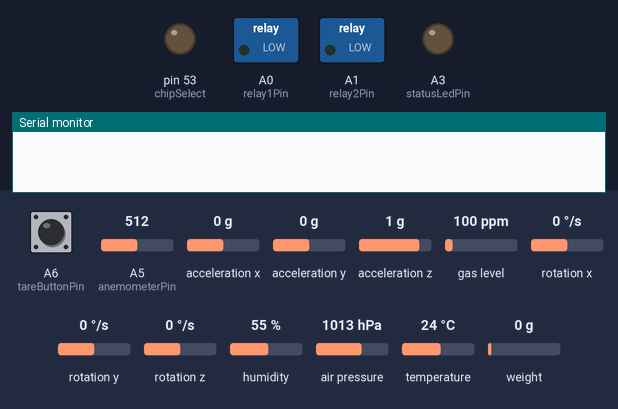
The sketch below on a simulated Arduino Mega 2560, built with avr-gcc and run on an emulated ATmega2560. On the bench: switched loads named in the sketch (green lamp = pin HIGH), output pins drawn as LEDs (lit = HIGH), the last lines printed to the serial monitor. Wiring (inferred from the names in the program): MPU-9250 motion sensor at I2C address 0x69. Dashed ring = blinking. Inputs (shaded band) come from the test bench; at power-on: A5 (anemometerPin) = 512, A6 (tareButtonPin) HIGH, acceleration x 0 g, acceleration y 0 g, acceleration z 1 g, gas level 100 ppm, rotation x 0 °/s, rotation y 0 °/s, rotation z 0 °/s, humidity 55 %, air pressure 1013 hPa, temperature 24 °C, weight on the scale 0 g. The local clock reads 2024-03-15 10:24:30 at power-on unless the sketch sets it; storage starts empty; EEPROM starts erased.

Above: at 0.1 s.
At 15.7 s:
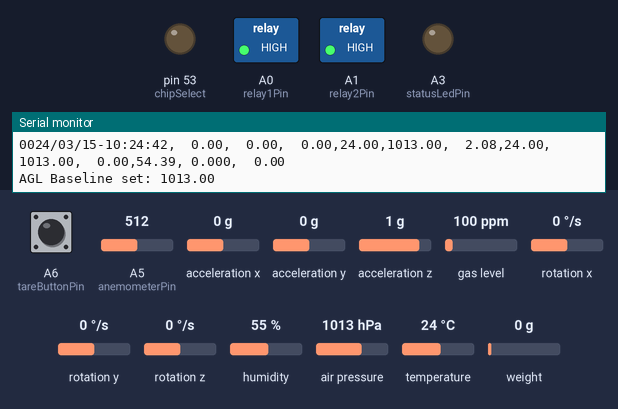
15.8 s: A5 (anemometerPin) set to 163
At 16.3 s:
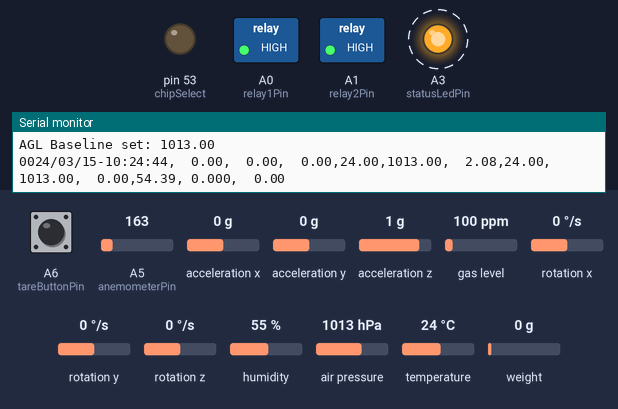
19.1 s: A5 (anemometerPin) set to 136
Timing chart, 0 to 32.6 s (numbered marks = the images above; inputs shaded):
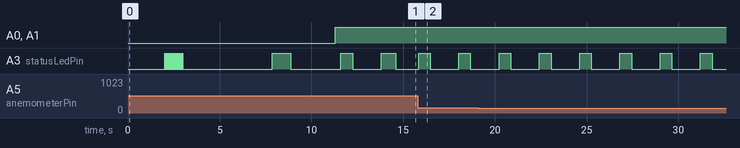

Measured:
- by itself, A3 (statusLedPin): alternates HIGH for 0.64 s and LOW for 1.6 s

The sketch:

new_Mega_2bmp_i2cSpi_gyro_AGL_wind_load_1string_sdlog_rtos_3.ino
```cpp
/*
 * ----------------------------------------------------------------
 * FINAL ROBUST ARDUINO MEGA CODE (24/7 STABILITY EDITION)
 * ----------------------------------------------------------------
 * Architecture: Sensor Collector
 * Output: Serial (TX0/RX0)
 * Safety:
 *   1. Hardware Watchdog Timer (8s)
 *   2. I2C Bus Timeout & Recovery (Prevents Wire freeze)
 *   3. EEPROM Gyro Calibration (Auto-Calibrate on First Run)
 *   4. SD Card Hot-Swap/Recovery support
 *   5. Status LED & Relay Automation
 *   6. Load Cell EEPROM Permanent Zero (Survives Power Loss)
 * ----------------------------------------------------------------
 */

#include <Wire.h>
#include <SPI.h>
#include <SD.h>
#include <EEPROM.h>
#include "Adafruit_BMP3XX.h"
#include <uRTCLib.h>
#include <HX711_ADC.h>
#include <avr/wdt.h>
#include <math.h>

// ================================================================
// PIN DEFINITIONS
// ================================================================

// Status Indicators & Controls
const int statusLedPin = A3;  // Blink on TX, Solid on Error
const int relay1Pin    = A0;  // Relay 1 GPIO
const int relay2Pin    = A1;  // Relay 2 GPIO

// --- RELAY CONFIGURATION ---
// Many relay modules are "Active LOW" (LOW turns them ON).
// If your relays work backwards (ON when they should be OFF), swap these values.
const int RELAY_ON  = HIGH;
const int RELAY_OFF = LOW;

// Relay 1 Schedule
int R1_Start_Hour = 10;
int R1_Start_Min  = 00;
int R1_Stop_Hour  = 17;
int R1_Stop_Min   = 30;

// Relay 2 Schedule
int R2_Start_Hour = 10;
int R2_Start_Min  = 00;
int R2_Stop_Hour  = 17;
int R2_Stop_Min   = 00;

// SD Card
const int chipSelect = 53;

// BMP390
#define BMP1_I2C_ADDRESS 0x77
#define BMP2_CS 2

// Load Cell (HX711)
const int HX711_dout  = 5;
const int HX711_sck   = 6;
const int tareButtonPin = A6; // Button to tare load cell (Connect between A6 and GND)

// Anemometer
const int anemometerPin = A5;

// MPU9250 (I2C)
const int MPU_ADDR    = 0x69;
const int PWR_MGMT_1  = 0x6B;
const int ACCEL_XOUT_H = 0x3B;
const int GYRO_XOUT_H  = 0x43;

// ================================================================
// GLOBAL VARIABLES
// ================================================================

// --- System Status ---
bool system_error = false;
unsigned long led_blink_start = 0;
const unsigned long LED_BLINK_DURATION = 500; // ms

// --- MPU9250 ---
int16_t accelX, accelY, accelZ;
int16_t gyroX, gyroY, gyroZ;
float angleX = 0, angleY = 0, angleZ = 0;
float gyroErrorX = 0, gyroErrorY = 0, gyroErrorZ = 0;
unsigned long currTimeMPU, prevTimeMPU;
float elapsedTimeMPU;
float currentYaw, currentPitch, currentRoll;

// DRIFT FIX: Deadzone Threshold
// Any rotation slower than 0.5 deg/sec is ignored as noise
#define GYRO_DEADZONE 0.5

// --- CALIBRATION CONFIG (CODE ONLY) ---
// Change this value (e.g. to 0x13, 0x14) to FORCE a new calibration upon upload.
#define CALIBRATION_MAGIC_BYTE 0x12

// --- BMP390 ---
#define SEALEVELPRESSURE_HPA (1013.25)
Adafruit_BMP3XX bmp1, bmp2;
bool agl_calibrated = false;
double ground_pressure_hpa = 0.0;
unsigned long calibration_start_time = 0;
const unsigned long CALIBRATION_DELAY = 5000;

// Filtered Data Holders (Exponential Moving Average)
double temp1_bmp = 0, pressure1_bmp_hpa = 0, altitude1_bmp = 0;
double temp2_bmp = 0, pressure2_bmp_hpa = 0, altitude2_bmp_agl = 0;
double pressure_difference_hpa = 0;

// --- RTC DS3231 ---
uRTCLib rtc(0x68);
char rtcBuffer[25];

// --- Load Cell ---
HX711_ADC LoadCell(HX711_dout, HX711_sck);
const float savedCalibrationFactor = -8.513999;
// For 500kg load cell: -8.513999
// For 100kg load cell: -44.013999
float weight_kg = 0.0;

// LOAD CELL EEPROM Addresses (Starting at 20 to avoid overwriting MPU9250 calibration at 0-12)
const int EEPROM_SIG_ADDR_LC  = 20;
const int EEPROM_TARE_ADDR_LC = 24;
const int EEPROM_SIGNATURE_LC = 0x4154; // "AT"

// --- Anemometer ---
const float minVoltage   = 0.32;
const float maxVoltage   = 5.0;
const float maxWindSpeed = 32.4; // m/s
const float mps_to_kmh   = 3.6;
float windSpeed_kmh = 0.0;

// --- Timing Intervals ---
unsigned long prev_ms_rtc   = 0, interval_rtc   = 1000;
unsigned long prev_ms_bmp   = 0, interval_bmp   = 100;
unsigned long prev_ms_wind  = 0, interval_wind  = 500;
unsigned long prev_ms_load  = 0, interval_load  = 500;
unsigned long prev_ms_print = 0, interval_print = 2000;

// SD Recovery
unsigned long prev_ms_sd_retry = 0;
bool sd_online = false;

// --- Data Buffer ---
char txBuffer[300];

// ================================================================
// EEPROM HELPERS
// ================================================================
struct MPUCalib {
  float x;
  float y;
  float z;
  byte valid;
};

bool load_imu_calibration() {
  MPUCalib cal;
  EEPROM.get(0, cal);
  if (cal.valid == CALIBRATION_MAGIC_BYTE) {
    gyroErrorX = cal.x;
    gyroErrorY = cal.y;
    gyroErrorZ = cal.z;
    Serial.println(F("[OK] Valid IMU Cal loaded from EEPROM"));
    return true;
  } else {
    Serial.println(F("[INFO] No valid calibration found (New Chip or Code Update)."));
    return false;
  }
}

void run_and_save_calibration() {
  Serial.println(F("!!! AUTO-CALIBRATION STARTED !!!"));
  Serial.println(F("DO NOT MOVE THE SENSOR..."));

  for (int i = 0; i < 20; i++) {
    digitalWrite(statusLedPin, HIGH); delay(25);
    digitalWrite(statusLedPin, LOW);  delay(25);
    wdt_reset();
  }

  float gX = 0, gY = 0, gZ = 0;
  int c = 0;
  int samples = 2000;

  while (c < samples) {
    Wire.beginTransmission(MPU_ADDR);
    Wire.write(GYRO_XOUT_H);
    Wire.endTransmission(false);
    Wire.requestFrom(MPU_ADDR, 6, true);
    gX += (int16_t)(Wire.read() << 8 | Wire.read());
    gY += (int16_t)(Wire.read() << 8 | Wire.read());
    gZ += (int16_t)(Wire.read() << 8 | Wire.read());
    c++;
    wdt_reset();
    delay(2);
  }

  MPUCalib cal;
  cal.x = gX / (float)samples;
  cal.y = gY / (float)samples;
  cal.z = gZ / (float)samples;
  cal.valid = CALIBRATION_MAGIC_BYTE;

  EEPROM.put(0, cal);
  gyroErrorX = cal.x;
  gyroErrorY = cal.y;
  gyroErrorZ = cal.z;

  Serial.print(F("Calibration Complete. Offset Z: ")); Serial.println(gyroErrorZ);
  digitalWrite(statusLedPin, HIGH); delay(1000); digitalWrite(statusLedPin, LOW);
}

// ================================================================
// FUNCTION PROTOTYPES
// ================================================================
void wakeUpMPU();
void readSensorData();
void update_custom_mpu();
void update_bmp_logic();
void construct_and_send();
void check_relay_schedule();

// ================================================================
// SETUP
// ================================================================
void setup() {
  // 1. Watchdog Init
  wdt_disable();
  delay(2000);

  // 2. IO Init
  pinMode(statusLedPin, OUTPUT);
  pinMode(relay1Pin,    OUTPUT);
  pinMode(relay2Pin,    OUTPUT);
  pinMode(tareButtonPin, INPUT_PULLUP);

  digitalWrite(relay1Pin,    RELAY_OFF);
  digitalWrite(relay2Pin,    RELAY_OFF);
  digitalWrite(statusLedPin, LOW);

  Serial.begin(115200);
  Serial.println(F("--- Mega Sensor Hub Starting (Robust) ---"));

  // 3. I2C Init with SAFETY TIMEOUT
  Wire.begin();
  Wire.setClock(400000);
  Wire.setWireTimeout(3000, true);

  // 4. MPU9250 Init
  wakeUpMPU();
  if (!load_imu_calibration()) {
    run_and_save_calibration();
  }
  prevTimeMPU = micros();

  // 5. SD Card Init
  pinMode(chipSelect, OUTPUT);
  if (SD.begin(chipSelect)) {
    sd_online = true;
    Serial.println(F("[OK] SD Ready"));
  } else {
    sd_online = false;
    Serial.println(F("[ERROR] SD Init Failed (Will retry in loop)"));
  }

  // 6. BMP390 Init
  if (!bmp1.begin_I2C(BMP1_I2C_ADDRESS)) Serial.println(F("[ERR] BMP1 (I2C) Fail"));
  if (!bmp2.begin_SPI(BMP2_CS))          Serial.println(F("[ERR] BMP2 (SPI) Fail"));

  bmp1.setTemperatureOversampling(BMP3_OVERSAMPLING_4X);
  bmp1.setPressureOversampling(BMP3_OVERSAMPLING_4X);
  bmp1.setOutputDataRate(BMP3_ODR_50_HZ);
  bmp1.setIIRFilterCoeff(BMP3_IIR_FILTER_COEFF_3);

  bmp2.setTemperatureOversampling(BMP3_OVERSAMPLING_4X);
  bmp2.setPressureOversampling(BMP3_OVERSAMPLING_4X);
  bmp2.setOutputDataRate(BMP3_ODR_50_HZ);
  bmp2.setIIRFilterCoeff(BMP3_IIR_FILTER_COEFF_3);

  calibration_start_time = millis();

  // 7. Load Cell Init
  LoadCell.begin();
  LoadCell.start(2000, false); // false = do NOT auto-tare on startup
  if (LoadCell.getTareTimeoutFlag()) {
    Serial.println(F("[ERROR] Load Cell Timeout!"));
  } else {
    LoadCell.setCalFactor(savedCalibrationFactor);
  }

  int signatureLC;
  EEPROM.get(EEPROM_SIG_ADDR_LC, signatureLC);
  if (signatureLC == EEPROM_SIGNATURE_LC) {
    long savedTareOffset;
    EEPROM.get(EEPROM_TARE_ADDR_LC, savedTareOffset);
    LoadCell.setTareOffset(savedTareOffset);
    Serial.println(F("[OK] Load Cell Tare Offset Loaded from EEPROM"));
  } else {
    Serial.println(F("[INFO] No Load Cell Tare found. Press Tare button (A6) to set initial Zero."));
  }

  // 8. Enable Watchdog (8 Seconds)
  wdt_enable(WDTO_8S);
  Serial.println(F("--- System Live (WDT Active) ---"));
}

// ================================================================
// LOOP
// ================================================================
void loop() {
  wdt_reset();

  // I2C Freeze & Error Check
  bool i2c_error = false;
  if (Wire.getWireTimeoutFlag()) {
    Wire.clearWireTimeoutFlag();
    i2c_error = true;
  }

  system_error = (!sd_online || i2c_error);

  // LED CONTROL (Non-blocking)
  if (system_error) {
    digitalWrite(statusLedPin, HIGH);
  } else {
    if (digitalRead(statusLedPin) == HIGH && (millis() - led_blink_start > LED_BLINK_DURATION)) {
      digitalWrite(statusLedPin, LOW);
    }
  }

  // --- CONTINUOUS SENSOR POLLING ---
  LoadCell.update();

  // Tare Button with debounce
  static bool buttonState     = HIGH;
  static bool lastButtonState = HIGH;
  static unsigned long lastDebounceTime = 0;
  const unsigned long debounceDelay = 50;

  bool reading = digitalRead(tareButtonPin);
  if (reading != lastButtonState) {
    lastDebounceTime = millis();
  }
  if ((millis() - lastDebounceTime) > debounceDelay) {
    if (reading != buttonState) {
      buttonState = reading;
      if (buttonState == LOW) {
        Serial.println(F("Tare Button Pressed! Taring Load Cell..."));
        LoadCell.tareNoDelay();
      }
    }
  }
  lastButtonState = reading;

  if (LoadCell.getTareStatus() == true) {
    long newTareOffset = LoadCell.getTareOffset();
    EEPROM.put(EEPROM_SIG_ADDR_LC,  EEPROM_SIGNATURE_LC);
    EEPROM.put(EEPROM_TARE_ADDR_LC, newTareOffset);
    Serial.println(F("[OK] New Zero Point saved permanently to EEPROM"));
  }

  unsigned long now = millis();

  // 1. MPU Logic
  update_custom_mpu();

  // 2. AGL Baseline Calibration (once, 5s after boot)
  if (!agl_calibrated && now - calibration_start_time >= CALIBRATION_DELAY) {
    if (bmp2.performReading()) {
      ground_pressure_hpa = bmp2.pressure / 100.0;
      agl_calibrated = true;
      Serial.print(F("AGL Baseline set: "));
      Serial.println(ground_pressure_hpa);
    }
  }

  // 3. Wind Speed
  if (now - prev_ms_wind >= interval_wind) {
    int adc = analogRead(anemometerPin);
    float v = (adc / 1023.0) * 5.0;
    v = constrain(v, minVoltage, maxVoltage);
    float mps = ((v - minVoltage) / (maxVoltage - minVoltage)) * maxWindSpeed;
    windSpeed_kmh = mps * mps_to_kmh;
    prev_ms_wind = now;
  }

  // 4. Load Cell
  if (now - prev_ms_load >= interval_load) {
    weight_kg = LoadCell.getData() / 1000.0;
    prev_ms_load = now;
  }

  // 5. RTC + Relay Logic
  if (now - prev_ms_rtc >= interval_rtc) {
    rtc.refresh();
    snprintf(rtcBuffer, sizeof(rtcBuffer), "%04d/%02d/%02d-%02d:%02d:%02d",
             rtc.year(), rtc.month(), rtc.day(),
             rtc.hour(), rtc.minute(), rtc.second());
    check_relay_schedule();
    prev_ms_rtc = now;
  }

  // 6. BMP Data
  if (now - prev_ms_bmp >= interval_bmp) {
    update_bmp_logic();
    prev_ms_bmp = now;
  }

  // 7. Construct & Send
  if (now - prev_ms_print >= interval_print) {
    construct_and_send();
    prev_ms_print = now;
  }
}

// ================================================================
// HELPER FUNCTIONS
// ================================================================

void check_relay_schedule() {
  int currentMinutesOfDay = (rtc.hour() * 60) + rtc.minute();

  int r1Start = (R1_Start_Hour * 60) + R1_Start_Min;
  int r1Stop  = (R1_Stop_Hour  * 60) + R1_Stop_Min;
  bool shouldRelay1BeOn = false;
  if (r1Start < r1Stop) {
    if (currentMinutesOfDay >= r1Start && currentMinutesOfDay < r1Stop) shouldRelay1BeOn = true;
  } else {
    if (currentMinutesOfDay >= r1Start || currentMinutesOfDay < r1Stop) shouldRelay1BeOn = true;
  }

  int r2Start = (R2_Start_Hour * 60) + R2_Start_Min;
  int r2Stop  = (R2_Stop_Hour  * 60) + R2_Stop_Min;
  bool shouldRelay2BeOn = false;
  if (r2Start < r2Stop) {
    if (currentMinutesOfDay >= r2Start && currentMinutesOfDay < r2Stop) shouldRelay2BeOn = true;
  } else {
    if (currentMinutesOfDay >= r2Start || currentMinutesOfDay < r2Stop) shouldRelay2BeOn = true;
  }

  digitalWrite(relay1Pin, shouldRelay1BeOn ? RELAY_ON : RELAY_OFF);
  digitalWrite(relay2Pin, shouldRelay2BeOn ? RELAY_ON : RELAY_OFF);
}

void update_bmp_logic() {
  float alpha = 0.2;
  if (bmp1.performReading()) {
    double rawT = bmp1.temperature;
    double rawP = bmp1.pressure / 100.0;
    temp1_bmp        = (temp1_bmp == 0)        ? rawT : (temp1_bmp * (1.0 - alpha))        + (rawT * alpha);
    pressure1_bmp_hpa = (pressure1_bmp_hpa == 0) ? rawP : (pressure1_bmp_hpa * (1.0 - alpha)) + (rawP * alpha);
    altitude1_bmp    = bmp1.readAltitude(SEALEVELPRESSURE_HPA);
  }
  if (bmp2.performReading()) {
    double rawT = bmp2.temperature;
    double rawP = bmp2.pressure / 100.0;
    temp2_bmp        = (temp2_bmp == 0)        ? rawT : (temp2_bmp * (1.0 - alpha))        + (rawT * alpha);
    pressure2_bmp_hpa = (pressure2_bmp_hpa == 0) ? rawP : (pressure2_bmp_hpa * (1.0 - alpha)) + (rawP * alpha);
    if (agl_calibrated) {
      altitude2_bmp_agl = 44330.0 * (1.0 - pow(pressure2_bmp_hpa / ground_pressure_hpa, 0.1903));
    }
  }
  pressure_difference_hpa = pressure1_bmp_hpa - pressure2_bmp_hpa;
}

void construct_and_send() {
  memset(txBuffer, 0, sizeof(txBuffer));

  char s_yaw[8], s_pitch[8], s_roll[8];
  char s_t1[8],  s_p1[10],  s_a1[8];
  char s_t2[8],  s_p2[10],  s_a2[8];
  char s_wind[8], s_load[8], s_diff[8];

  dtostrf(currentYaw,   6, 2, s_yaw);
  dtostrf(currentPitch, 6, 2, s_pitch);
  dtostrf(currentRoll,  6, 2, s_roll);

  dtostrf(temp1_bmp,        5, 2, s_t1);
  dtostrf(pressure1_bmp_hpa, 7, 2, s_p1);
  dtostrf(altitude1_bmp,    6, 2, s_a1);

  dtostrf(temp2_bmp,         5, 2, s_t2);
  dtostrf(pressure2_bmp_hpa,  7, 2, s_p2);
  dtostrf(altitude2_bmp_agl, 6, 2, s_a2);

  dtostrf(windSpeed_kmh,       5, 2, s_wind);
  dtostrf(weight_kg,           6, 3, s_load);
  dtostrf(pressure_difference_hpa, 6, 2, s_diff);

  snprintf(txBuffer, sizeof(txBuffer),
    "%s,%s,%s,%s,%s,%s,%s,%s,%s,%s,%s,%s,%s",
    rtcBuffer,
    s_yaw, s_pitch, s_roll,
    s_t1, s_p1, s_a1,
    s_t2, s_p2, s_a2,
    s_wind, s_load, s_diff
  );

  Serial.println(txBuffer);

  if (!system_error) {
    digitalWrite(statusLedPin, HIGH);
    led_blink_start = millis();
  }

  if (sd_online) {
    File f = SD.open("LOG.txt", FILE_WRITE);
    if (f) {
      f.println(txBuffer);
      f.close();
    } else {
      sd_online = false;
    }
  } else {
    if (millis() - prev_ms_sd_retry > 5000) {
      if (SD.begin(chipSelect)) {
        sd_online = true;
        File f = SD.open("LOG.txt", FILE_WRITE);
        if (f) { f.println("--- SD RECOVERED ---"); f.close(); }
      }
      prev_ms_sd_retry = millis();
    }
  }
}

void update_custom_mpu() {
  currTimeMPU = micros();
  elapsedTimeMPU = (currTimeMPU - prevTimeMPU) / 1000000.0;
  if (elapsedTimeMPU > 1.0) elapsedTimeMPU = 0;
  prevTimeMPU = currTimeMPU;

  readSensorData();

  float gyroRateX = (gyroX - gyroErrorX) / 131.0;
  float gyroRateY = (gyroY - gyroErrorY) / 131.0;
  float gyroRateZ = (gyroZ - gyroErrorZ) / 131.0;

  float accAngleX = (atan2(accelY, accelZ) * 180.0) / PI;
  float accAngleY = (atan2(-accelX, sqrt(pow(accelY, 2) + pow(accelZ, 2))) * 180.0) / PI;

  angleX = 0.96 * (angleX + gyroRateX * elapsedTimeMPU) + 0.04 * accAngleX;
  angleY = 0.96 * (angleY + gyroRateY * elapsedTimeMPU) + 0.04 * accAngleY;

  if (abs(gyroRateZ) > GYRO_DEADZONE) {
    angleZ = angleZ + gyroRateZ * elapsedTimeMPU;
  }

  currentRoll  = angleX;
  currentPitch = angleY;
  currentYaw   = angleZ;
}

void wakeUpMPU() {
  Wire.beginTransmission(MPU_ADDR);
  Wire.write(PWR_MGMT_1);
  Wire.write(0);
  Wire.endTransmission(true);
}

void readSensorData() {
  Wire.beginTransmission(MPU_ADDR);
  Wire.write(ACCEL_XOUT_H);
  Wire.endTransmission(false);
  Wire.requestFrom(MPU_ADDR, 6, true);
  if (Wire.available() >= 6) {
    accelX = (Wire.read() << 8 | Wire.read());
    accelY = (Wire.read() << 8 | Wire.read());
    accelZ = (Wire.read() << 8 | Wire.read());
  }

  Wire.beginTransmission(MPU_ADDR);
  Wire.write(GYRO_XOUT_H);
  Wire.endTransmission(false);
  Wire.requestFrom(MPU_ADDR, 6, true);
  if (Wire.available() >= 6) {
    gyroX = (Wire.read() << 8 | Wire.read());
    gyroY = (Wire.read() << 8 | Wire.read());
    gyroZ = (Wire.read() << 8 | Wire.read());
  }
}
```
